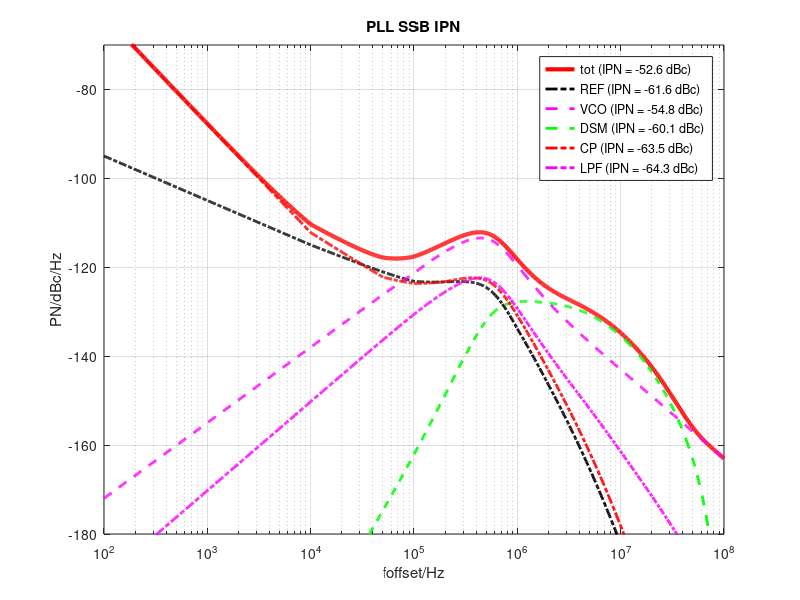
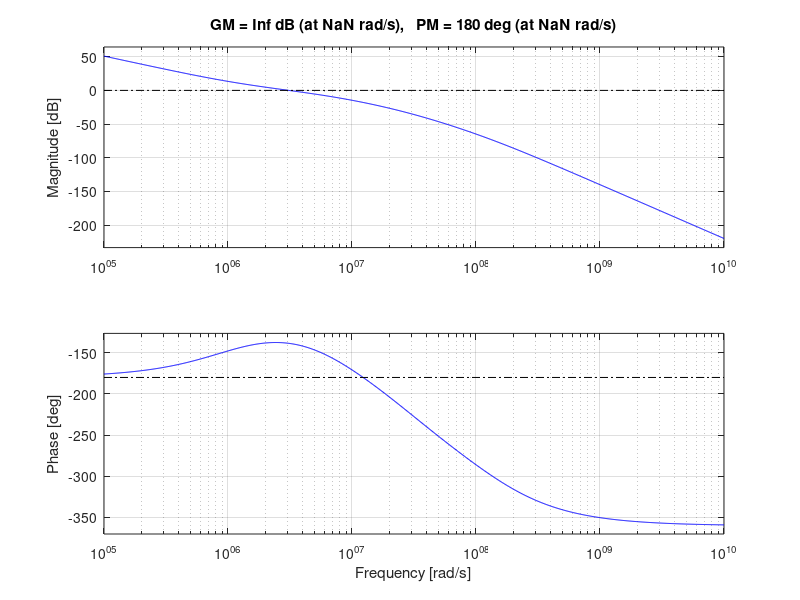

Source code (MATLAB) for these figures, in order:
% Analog CP-PLL IPN Calculation
%clc;
close all;
clear all;
%Parameter DEFINITIONS
pA = 1e-12;
nA = 1e-9;
uA = 1e-6;
mA = 1e-3;
fF = 1e-15;
pF = 1e-12;
nF = 1e-9;
uF = 1e-6;
pS = 1e-12;
MHz =1e6;
kHz = 1e3;
k = 1.38e-23;
T = 273.15 +55;

IPN_table = zeros(17,1);
PN_table = [0 0.1 0.2 0.4 0.6 0.8 1.25 1.6 1.8 3 6 10 19.3 20 30 45 80];

NTCXO = 2; %Doubler
Fxo = 50*MHz;
Fvco = 10000*MHz;
lo_div = 1;
Kvco = 2*pi*40*MHz;


%CP Noise
%f_cp = [1e3 1e4 1e5 1e6 10e6];
%Lcp_dB_scp = 1*[-196 -215.3 -220.6 -221.9 -222.3] + 10*log10(NTCXO) -10*log10(122.88/50) -3;
f_cp = [1e3 10e3 50e3 100e3 200e3 400e3 500e3 1e6 1.5e6 3e6 10e6 20e6 25e6 30e6];
Lcp_dB_scp = [-189.76 -214.18 -224.43 -226.46  -227.41 -227.80 -227.87 -227.99 -228.01 -228.02  -227.90 -227.68 -227.68 -227.68];
%XO
f_xo = [1e3 1e4 1e5 1e6 10e6];
Lref_dB = 1*[-151 -161 -170 -175 -176] + 20*log10(NTCXO);
%XO_Gen
f_xo_gen = [1e3 1e4 1e5 1e6 10e6];
Lrefgen_dB = 10*[-135 -150 -170 -173 -173] + 20*log10(NTCXO);
%VCO Noise
f_vco =   [10e3 100e3 1e6 10e6 100e6];
Lvco_dB = 1*[-79 -102 -123 -143 -163];
%Pre & NDIV Noise
f_pre = [1e4 1e5 1e6];
L_pre = 10*[-150 -170 -173] + 20*log10(NTCXO);

Icp = 5e-3;
R1 = 1.789e3;
C1 = 500*pF;
C2 = C1/10;
R3 = 2e3;
C3 =10e-12;
R4 = R3;
C4 = C3;
%R1 = 2*1/sqrt(Icp*C1/(2*pi)*Kvco/100)

%Integration BW
IPN_Fstart = 12e3;
IPN_Fstop = 20e6;

Fref = NTCXO*Fxo;
Ndiv = Fvco/Fref;
Tref = 1/Fref;

fstart = 100;
fstop = 1e8;

num_pt = 1000;
f = logspace(log10(fstart),log10(fstop),num_pt);

%__LAPACE AND Z VARIABLES
z = tf('z',Tref);
s = tf([1 0], 1, 'variable','s');
Z = exp(j*2*pi*f*Tref);
S = j*2*pi*f;

% CP Gain
Kcp = Icp/(2*pi);

Z1 = 1/(s*C3)*(R4+1/(s*C4))/(1/(s*C3)+1/(s*C4)+R4);
Zi = 1/(s*C2)*(R1+1/(s*C1))/(1/(s*C2)+1/(s*C1)+R1);
LF = Zi*(R3+Z1)/(Zi+R3+Z1) * Z1/(R3+Z1) * 1/(1+s*R4*C4);

As = Kcp*LF*Kvco/Ndiv/s;
GHs = freqs(As.num{:},As.den{:},2*pi*f);
Ts = Ndiv*GHs./(1+GHs);
Ts_mag = abs(Ts);

Hvco = 1./(1 + GHs);
Hdsm = 1e0*GHs./(1 + GHs);

Fstart = IPN_Fstart;
Fstop = IPN_Fstop;
IPN_Range = find(f >= Fstart & f <=Fstop);
%Ref Clock SSB
Lref_tot_dB = interp1(10*log10(f_xo), Lref_dB, 10*log10(f), 'linear','extrap');
So_ref_dB = Lref_tot_dB + 20*log10(abs(squeeze(Ts))) + 20*log10(1/lo_div);
IPN = 1*trapz(f(IPN_Range),10.^((So_ref_dB(IPN_Range))/10));
IPN_ref = IPN;
%Ref Buf SSB
Lrefgen_tot_dB = interp1(10*log10(f_xo_gen), Lrefgen_dB, 10*log10(f), 'linear','extrap');
So_refgen_dB = Lrefgen_tot_dB + 20*log10(abs(squeeze(Ts))) + 20*log10(1/lo_div);
IPN = 1*trapz(f(IPN_Range),10.^((So_ref_dB(IPN_Range))/10));
IPN_refgen = IPN;
%VCO SSB
L = interp1(10*log10(f_vco),Lvco_dB,10*log10(f),'linear','extrap');
So_vco_dB = L + 20*log10(abs(squeeze(Hvco))) + 20*log10(1/lo_div);
IPN = 1*trapz(f(IPN_Range),10.^((So_vco_dB(IPN_Range))/10));
IPN_vco = IPN;
%Delta Sigma Modulator SSB
Sf_dsm = 1/1*(1/(12*Fref)).*abs(((1-Z.^(-1)).^3)).^2;
L_dsm = Sf_dsm.*abs(Z.^(-1)*(2*pi)./(1-Z.^(-1))).^2;
So_dsm = L_dsm.*abs(Hdsm).^2 * (1/1)^2;
So_dsm_dB = 10*log10(So_dsm);
IPN = 1*trapz(f(IPN_Range),10.^((So_dsm_dB(IPN_Range))/10));
IPN_dsm = IPN;
%CP Noise SSB
Lcp_dB_scp_scaled = Lcp_dB_scp;% + 10*log10(Icp/(3200*uA));
L_cp_scp = interp1(10*log10(f_cp),Lcp_dB_scp_scaled, 10*log10(f),'linear','extrap');
So_cp_dB = L_cp_scp + 20*log10(abs(squeeze(Ts/Kcp))) + 20*log10(1/lo_div);
IPN_cp = 1*trapz(f(IPN_Range),10.^((So_cp_dB(IPN_Range))/10));
%%%%%%%%%%%%%%%%%%%%%%%%%%%%%%%%%%%%%%%%%%%%%%%%%%%%%%%%%%%%%%%%%%%%%%%%%%%%%%%%
Z_C1 = (1./(S*C1));
Z_C2 = (1./(S*C2));
Z_C3 = (1./(S*C3));
Z_C4 = (1./(S*C4));

Z1_lpf = R4 + Z_C4;
Z2_lpf = (Z_C3.*(R4+Z_C4))./(Z_C3+R4+Z_C4);
Z3_lpf = R3 + Z2_lpf;
Z4_lpf =(Z_C2.*Z3_lpf)./(Z_C2+Z3_lpf);
Z5_lpf=(Z_C2.*(R1+Z_C1))./(Z_C2+R1+Z_C1);
Z6_lpf=(Z_C3.*(R3+Z5_lpf))./(Z_C3+R3+Z5_lpf);

GR1 = (Z4_lpf./(Z4_lpf+R1+Z_C1)).*(Z2_lpf./(Z2_lpf+R3)).*(Z_C4./(Z_C4 +R4));
GR2 = (Z_C4./(Z_C4+R4)).*(Z2_lpf./(Z2_lpf+R3+Z5_lpf));
GR3 = (Z_C4./(Z_C4+R4+Z6_lpf));

L_lpf = 2*k*T*(R1*(abs(GR1).^2)+R3*(abs(GR2).^2)+R4*(abs(GR3).^2));
L_lpf_dB = 10*log10(L_lpf);
So_lpf = L_lpf.*(abs((Kvco./S).*Hvco).^2);
So_lpf_dB = 10*log10(So_lpf)+20*log10(1/lo_div);
f_lpf = [1e3 10e3 50e3 100e3 500e3 1e6 1.5e6 1.6e6 1.7e6 10e6];
IPN = 1*trapz(f(IPN_Range),10.^(So_lpf_dB(IPN_Range)./10));
IPN_lpf = IPN;


%%%%%%%%%%%%%%%%%%%%%%%%%%%%%%%%%%%%%%%%%%%%%%%%%%%%%%%%%%%%%%%%%%%%%%%%%%%
%IPN Plot
So_tot = 10.^(So_ref_dB./10) + 10.^(So_refgen_dB./10) + 10.^(So_vco_dB./10) + 10.^(So_dsm_dB./10) + 10.^(So_cp_dB./10) + 10.^(So_lpf_dB./10);
So_tot_dB = 10*log10(So_tot);
IPN = 1*trapz(f(IPN_Range),10.^(So_tot_dB(IPN_Range)./10));
IPN_tot = IPN;

jitter = sqrt(2*IPN)/(2*pi*Fvco)

fig_size = [200,200,910,550];
h_ipn=figure('position',fig_size);
semilogx(f,So_tot_dB,'r','LineWidth',3); grid on;
xlabel('foffset/Hz');
ylabel('PN/dBc/Hz');

axis([100 10^8 -180 -70]);

title(['PLL SSB IPN']);hold on;
semilogx(f,So_ref_dB,'k-.','LineWidth',2);
%semilogx(f,So_ref_dB+So_refgen_dB,'k-.','LineWidth',2);
semilogx(f,So_vco_dB,'m--','LineWidth',2);
semilogx(f,So_dsm_dB,'g--','LineWidth',2);
semilogx(f,So_cp_dB,'r-.','LineWidth',2);
semilogx(f,So_lpf_dB,'m-.','LineWidth',2);

legend(sprintf('tot (IPN = %0.3g dBc)',10*log10(IPN_tot)), ...
sprintf('REF (IPN = %0.3g dBc)',10*log10(IPN_ref+IPN_refgen)), ...
sprintf('VCO (IPN = %0.3g dBc)',10*log10(IPN_vco)), ...
sprintf('DSM (IPN = %0.3g dBc)',10*log10(IPN_dsm)), ...
sprintf('CP (IPN = %0.3g dBc)',10*log10(IPN_cp)), ...
sprintf('LPF (IPN = %0.3g dBc)',10*log10(IPN_lpf)), 'Location','NorthEast');

figure;margin(As);